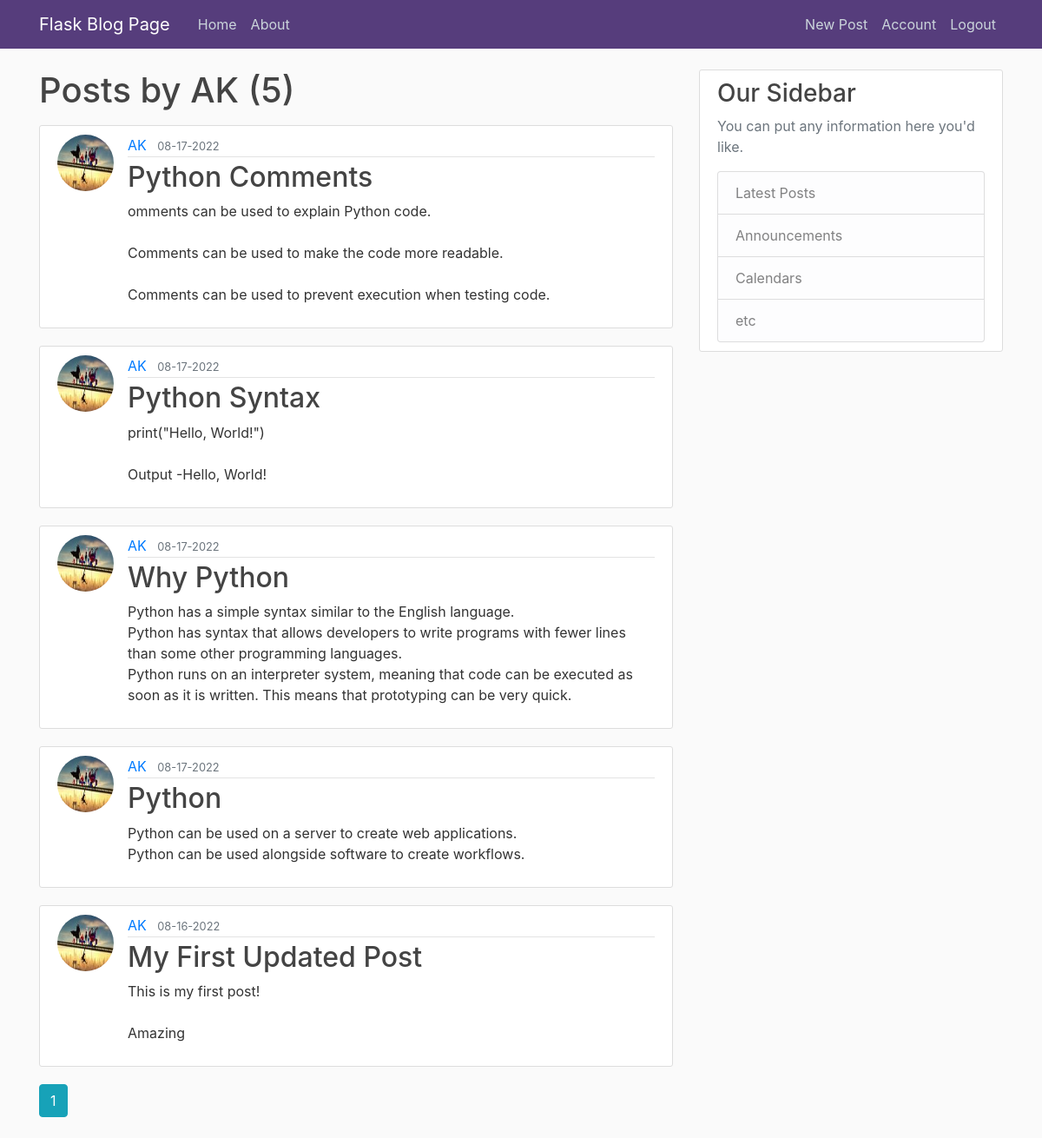
Screenshot of /user/AK (signed in) with the database file from the repository.
### flaskblog/models.py (models this page shows, shortened)
class User(db.Model, UserMixin):
    id = db.Column(db.Integer, primary_key=True)
    username = db.Column(db.String(20), unique=True, nullable=False)
    email = db.Column(db.String(120), unique=True, nullable=False)
    image_file = db.Column(db.String(20), nullable=False, default='default.jpg')
    password = db.Column(db.String(60), nullable=False)
    posts = db.relationship('Post', backref='author', lazy=True)

class Post(db.Model):
    id = db.Column(db.Integer, primary_key=True)
    title = db.Column(db.String(100), nullable=False)
    date_posted = db.Column(db.DateTime, nullable=False, default=datetime.utcnow)
    content = db.Column(db.Text, nullable=False)
    user_id = db.Column(db.Integer, db.ForeignKey('user.id'), nullable=False)

### flaskblog/routes.py (the view)
@app.route("/user/<string:username>")
def user_posts(username):
    page = request.args.get('page', 1, type=int)
    user = User.query.filter_by(username=username).first_or_404()
    posts = Post.query.filter_by(author=user)\
        .order_by(Post.date_posted.desc())\
        .paginate(page=page, per_page=5)
    return render_template('user_posts.html', posts=posts, user=user)

### flaskblog/models.py (called while the page is built)
@login_manager.user_loader
def load_user(user_id):
    return User.query.get(int(user_id))

### flaskblog/templates/user_posts.html
{% extends "layout.html" %}
{% block content %}
<h1 class="mb-3">Posts by {{ user.username }} ({{ posts.total }})</h1>
{% for post in posts.items %}
<article class="media content-section">
    <img class="rounded-circle article-img"
         src="{{ url_for('static', filename='profile_pics/' + post.author.image_file) }}">
    <div class="media-body">
        <div class="article-metadata">
            <a class="mr-2" href="{{ url_for('user_posts', username=post.author.username) }}">{{ post.author.username }}</a>
            <small class="text-muted">{{ post.date_posted.strftime('%m-%d-%Y') }}</small>
        </div>
        <h2><a class="article-title" href="{{ url_for('post', post_id=post.id) }}">{{ post.title }}</a></h2>
        <p class="article-content">{{ post.content }}</p>
    </div>
</article>
{% endfor %}
{% for page_num in posts.iter_pages(left_edge=1, right_edge=1, left_current=1, right_current=2) %}
{% if page_num %}
{% if posts.page == page_num %}
<a class="btn btn-info mb-4" href="{{ url_for('user_posts', username=user.username, page=page_num) }}">{{ page_num }}</a>
{% else %}
<a class="btn btn-outline-info mb-4" href="{{ url_for('user_posts', username=user.username, page=page_num) }}">{{ page_num }}</a>
{% endif %}
{% else %}
...
{% endif %}
{% endfor %}
{% endblock content %}

### flaskblog/static/main.css (style rules this page uses)
body { background: #fafafa; color: #333333; margin-top: 5rem; }
h1, h2, h3, h4, h5, h6 { color: #444444; }
.content-section { background: #ffffff; padding: 10px 20px; border: 1px solid #dddddd; border-radius: 3px; margin-bottom: 20px; }
.article-title { color: #444444; }
.article-content { white-space: pre-line; }
.article-img { height: 65px; width: 65px; margin-right: 16px; }
.article-metadata { padding-bottom: 1px; margin-bottom: 4px; border-bottom: 1px solid #e3e3e3 }

### rows the page displays
User: username "AK"
Post: image_file (picture), author.username "AK", date_posted "08-17-2022", title "Python Comments", content "omments can be used to explain Python code. Comments can be used to make the code more readable. Comments can be used to prevent execution when testing code."
Post: image_file (picture), author.username "AK", date_posted "08-17-2022", title "Python Syntax", content "print(\"Hello, World!\") Output -Hello, World!"
Post: image_file (picture), author.username "AK", date_posted "08-17-2022", title "Why Python", content "Python has a simple syntax similar to the English language. Python has syntax that allows developers to write programs with fewer lines than some other programming languages. Python runs on an interpreter system, meaning that code can be executed as soon as it is written. This means that prototyping can be very quick."
Post: image_file (picture), author.username "AK", date_posted "08-17-2022", title "Python", content "Python can be used on a server to create web applications. Python can be used alongside software to create workflows."
Post: image_file (picture), author.username "AK", date_posted "08-16-2022", title "My First Updated Post", content "This is my first post! Amazing"

### other values shown
{{ posts.total }} "5"
{{ page_num }} "1"
